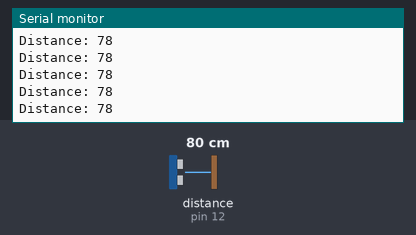
Bench run of a sketch on a simulated Arduino Uno, built with avr-gcc and run on an emulated ATmega328P. Shown: the last lines printed to the serial monitor. Wiring (inferred from the names in the program): ultrasonic range finder: trigger pin 11; echo pin 12. The inputs (shaded band) are chosen by the test bench; at power-on: distance to the obstacle (sensor on pin 12) 80 cm. The echo pulse lasts 58.3 µs per cm.

Above: at 1.2 s.
1.3 s: distance to the obstacle (sensor on pin 12) set to 2 cm
At 2.0 s:
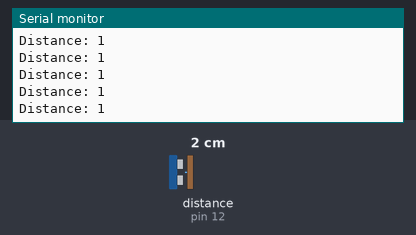
4.3 s: distance to the obstacle (sensor on pin 12) set to 120 cm
At 4.9 s:
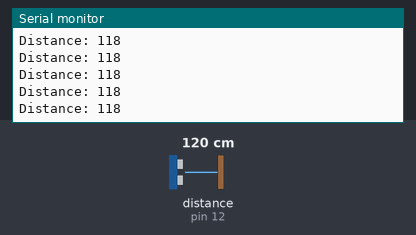
7.3 s: distance to the obstacle (sensor on pin 12) set to 4 cm
At 8.3 s:
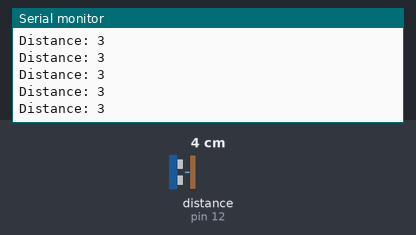
10.3 s: distance to the obstacle (sensor on pin 12) set to 18 cm
At 10.9 s:
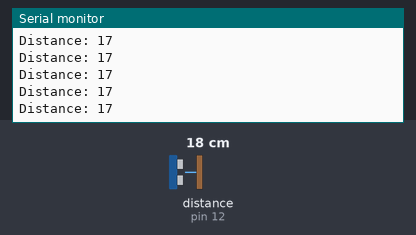
Timing chart, 0 to 13.3 s (numbered marks = the images above; inputs shaded):
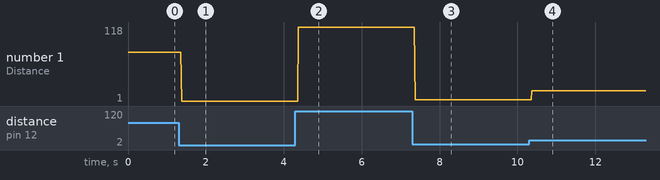

Measured:
- after the input at 1.3 s, the serial monitor: prints a new line after 0.07 s (image 1)
- after the input at 4.3 s, the serial monitor: prints a new line after 0.08 s (image 2)
- after the input at 7.3 s, the serial monitor: prints a new line after 0.07 s (image 3)
- after the input at 10.3 s, the serial monitor: prints a new line after 0.07 s (image 4)
- plotted number 1: 78 → 1 after the input at 1.3 s, 1 → 118 after the input at 4.3 s, 118 → 3 after the input at 7.3 s, 3 → 1 after the input at 10.3 s

The sketch:

ultrasound.ino
```cpp
const int trigPin = 11;
const int echoPin = 12;

long duration;
int distance;

void setup() {
  // put your setup code here, to run once:

    pinMode(trigPin, OUTPUT); // Sets the trigPin as an Output
    pinMode(echoPin, INPUT); // Sets the echoPin as an Input
    Serial.begin(9600); // Starts the serial communication
}

void loop() {
long duration, distance;
  digitalWrite(trigPin,LOW);
  delayMicroseconds(2);

  digitalWrite(trigPin,HIGH);
  delayMicroseconds(10);
  digitalWrite(trigPin, LOW);

  duration=pulseIn(echoPin, HIGH);
  distance =duration*0.034/2;
  Serial.print("Distance: ");
  Serial.println(distance);
}
```
